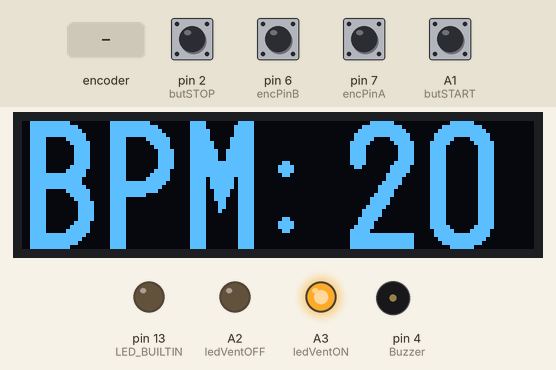
The sketch below on a simulated Arduino Uno, built with avr-gcc and run on an emulated ATmega328P. On the bench: 128×32 one-colour display, output pins drawn as LEDs (lit = HIGH), buzzer (waves = sounding, pin HIGH). Inputs (shaded band) come from the test bench; at power-on: A1 (butSTART), pin 2 (butSTOP), pin 6 (encPinB), pin 7 (encPinA) HIGH.

Above: at 5.4 s.
5.5 s: rotary encoder on pin 7 (encPinA) / pin 6 (encPinB) turned 1 step (first pin leading)
At 6.1 s:
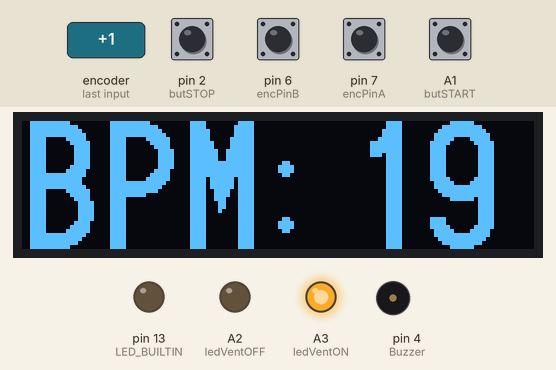
7.2 s: A1 (butSTART) pulled LOW for 0.15 s
At 7.5 s:
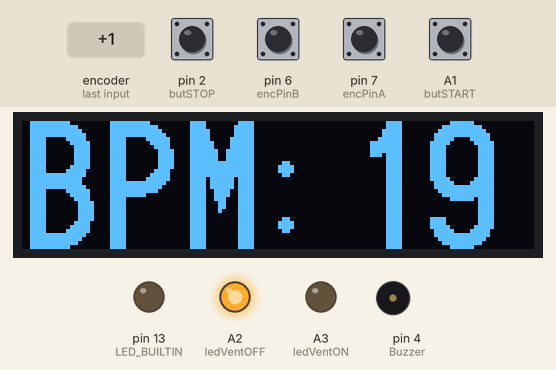
8.8 s: rotary encoder on pin 7 (encPinA) / pin 6 (encPinB) turned 1 step (first pin leading)
At 9.8 s:
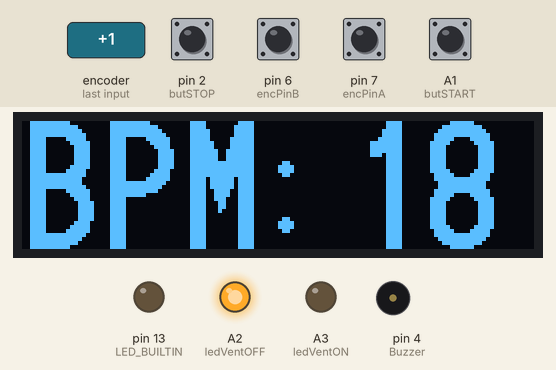
10.5 s: pin 2 (butSTOP) pulled LOW for 0.15 s
At 11.2 s:
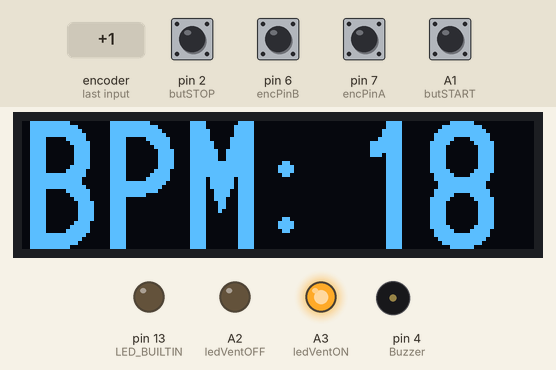
12.1 s: A1 (butSTART) pulled LOW for 1 s
At 12.4 s:
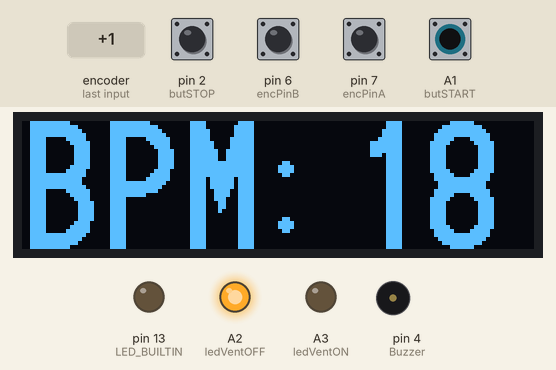
14.6 s: pin 2 (butSTOP) pulled LOW for 1 s
At 15.5 s:
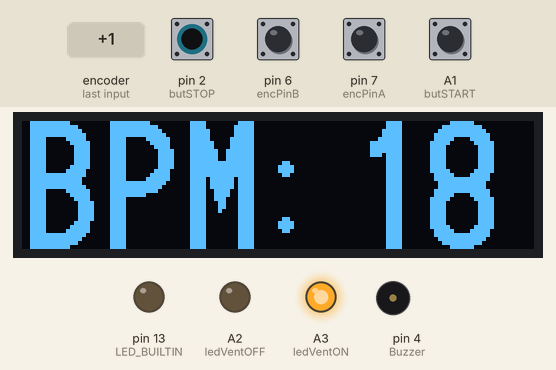
Timing chart, 0 to 17.6 s (numbered marks = the images above; inputs shaded):
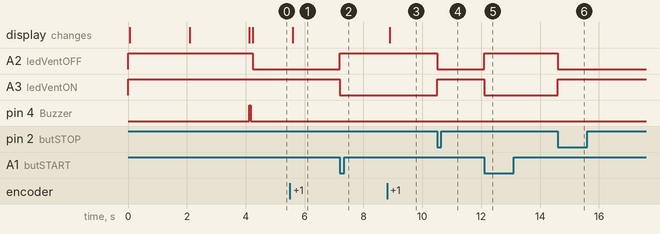

The sketch:

vent-control-nano_v0.ino
```cpp
/*
    (c) 2020 codeA, C.A.

    THIS SOFTWARE IS SUPPLIED BY CODEA "AS IS". NO WARRANTIES,
    WHETHER EXPRESS, IMPLIED OR STATUTORY, APPLY TO THIS SOFTWARE,
    INCLUDING ANY IMPLIED WARRANTIES OF NON-INFRINGEMENT,
    MERCHANTABILITY, AND FITNESS FOR A PARTICULAR PURPOSE, OR ITS
    INTERACTION WITH CODEA PRODUCTS, COMBINATION WITH ANY OTHER
    PRODUCTS, OR USE IN ANY APPLICATION.

    IN NO EVENT WILL CODEA,C.A. BE LIABLE FOR ANY INDIRECT,
    SPECIAL, PUNITIVE, INCIDENTAL OR CONSEQUENTIAL LOSS,
    DAMAGE, COST OR EXPENSE OF ANY KIND WHATSOEVER RELATED TO THE
    SOFTWARE.

    CODEA,C.A. PROVIDES THIS SOFTWARE CONDITIONALLY UPON YOUR
    ACCEPTANCE OF THESE TERMS.

    Author: Alberto Medrano (alberto@codeagroup.com)
*/

#include <Arduino.h>
#include <U8g2lib.h>

// U8g2 Contructor List (Frame Buffer)
U8G2_SSD1306_128X32_UNIVISION_F_SW_I2C u8g2(U8G2_R0, /* clock=*/ A5, /* data=*/ A4, /* reset=*/ U8X8_PIN_NONE);

int butSTOP =  2;
int butSTART = A1;
int Buzzer = 4;

int encPinSW = 5;
int encPinA = 7;
int encPinB = 6;
//int encPos = 0;
int encPinALast = HIGH;
int n = LOW;

int ledVentON = A3;
int ledVentOFF = A2;

bool VentEnable = false;

// Constantes
int valBPM = 20;      // 10 to 40

void setup() {
  // put your setup code here, to run once:
  pinMode(LED_BUILTIN, OUTPUT);

  pinMode(butSTOP, INPUT_PULLUP);
  attachInterrupt(digitalPinToInterrupt(butSTOP), forceSTOP, CHANGE);
  pinMode(butSTART, INPUT);
  pinMode(Buzzer, OUTPUT);
  digitalWrite(Buzzer, LOW);

  pinMode(encPinA, INPUT);
  pinMode(encPinB, INPUT);
  pinMode(encPinSW, INPUT);

  pinMode(ledVentON, OUTPUT);
  digitalWrite(ledVentON, HIGH);
  pinMode(ledVentOFF, OUTPUT);
  digitalWrite(ledVentOFF, HIGH);

  Serial.begin (9600);

  delay(10);
  u8g2.begin();
  u8g2.clearBuffer();
  u8g2.sendBuffer();
  delay(2000);
  u8g2.setFont(u8g2_font_logisoso16_tf);
  u8g2.drawStr(0,16,"codeA, C.A.");
  u8g2.setFont(u8g2_font_lastapprenticebold_tr);
  u8g2.drawStr(0,32,"codeagroup.com");
  u8g2.sendBuffer();
  delay(2000);
  u8g2.clearBuffer();
  u8g2.sendBuffer();
  delay(10);

  digitalWrite(Buzzer, HIGH);
  delay(50);
  digitalWrite(Buzzer, LOW);
  delay(10);
  PrintValueControl();
}

void loop() {
// put your main code here, to run repeatedly:

  // LED Service
  if (VentEnable == true) {
    digitalWrite(ledVentON, LOW);
    digitalWrite(ledVentOFF, HIGH);
  } else {
    digitalWrite(ledVentON, HIGH);
    digitalWrite(ledVentOFF, LOW);
  }

  // START PushButtom Service
  if (digitalRead(butSTART) == LOW) {
    VentEnable = true;
  }

  // ENCODER Service
  n = digitalRead(encPinA);
  if ((encPinALast == LOW) && (n == HIGH)) {
    if (digitalRead(encPinB) == LOW) {
// - - - - - - - - - - - - - - - - - - - - - - - - - -
//    Pos--;
      if (valBPM != 10) {
        valBPM--;
      }
// - - - - - - - - - - - - - - - - - - - - - - - - - -
    } else {
// - - - - - - - - - - - - - - - - - - - - - - - - - -
//    Pos++;
      if (valBPM != 40) {
        valBPM++;
      }
// - - - - - - - - - - - - - - - - - - - - - - - - - -
    }
    digitalWrite(Buzzer, HIGH);
    delay(2);
    digitalWrite(Buzzer, LOW);
    PrintValueControl();
  }
  encPinALast = n;
}

void PrintValueControl() {
  u8g2.clearBuffer();
  u8g2.setFont(u8g2_font_logisoso32_tf);
  u8g2.drawStr(0,32,"BPM:");
  u8g2.setFont(u8g2_font_logisoso32_tf);
  u8g2.setCursor(80, 32);
  u8g2.print(valBPM);
  u8g2.sendBuffer();
}

void forceSTOP() {
  VentEnable = false;
}
```

Measured:
- after the input at 5.5 s, the display: changes after 0.10 s (image 1)
- after the input at 7.2 s, A2 (ledVentOFF): LOW → HIGH at once; A3 (ledVentON): HIGH → LOW at once
- after the input at 8.8 s, the display: changes after 0.10 s (image 3)
- after the input at 10.5 s, A2 (ledVentOFF): HIGH → LOW at once; A3 (ledVentON): LOW → HIGH at once
- after the input at 12.1 s, A2 (ledVentOFF): LOW → HIGH at once; A3 (ledVentON): HIGH → LOW at once
- after the input at 14.6 s, A2 (ledVentOFF): HIGH → LOW at once; A3 (ledVentON): LOW → HIGH at once
